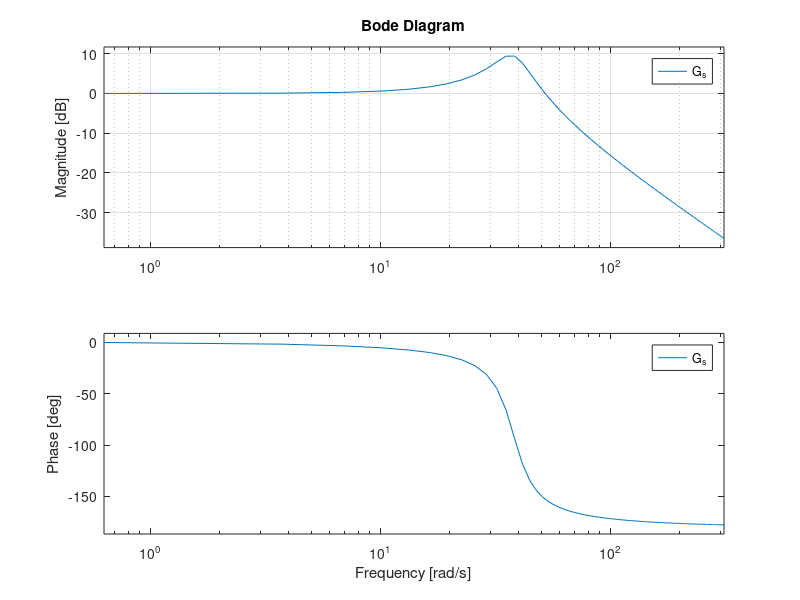

Write MATLAB code to recreate this figure.
%ME360: Lab#3 1.c
%Group #26: Sebastien Blanchet, Adrian Novotny, Timothy Wulff, Jason Zhang

clear all
close 
clc

%parameters
s=tf('s');
K_p=1;
K_v=113.367;
tau_v=0.079;

%Calculate natural frequency and damping
w_n=sqrt((K_p*K_v)/tau_v);
z=1/(2*tau_v*w_n);

%Frequency vectors [Hz]
f_exp_hz=[0.5,1,2.5,5,10,25,50];
f_theo_hz=0.1:0.5:50;

%Theoretical transfer function
G_s=(w_n^2)/((s^2)+(2*z*w_n*s)+(w_n^2));

figure1=figure;
hold on
bode(G_s,f_theo_hz*2*pi), grid;
hold off

print(1,'-djpeg','Plots\Plot_1c');

[gn,ph]=bode(G_s,f_theo_hz*2*pi);


% figure2=figure;
% plot(gn);


% % w = logspace(-1,2);
% % [mag, phase] = bode(G_s,w);
% % loglog(w,squeeze(mag)),grid;
% % semilogx(w,squeeze(phase)),grid;
